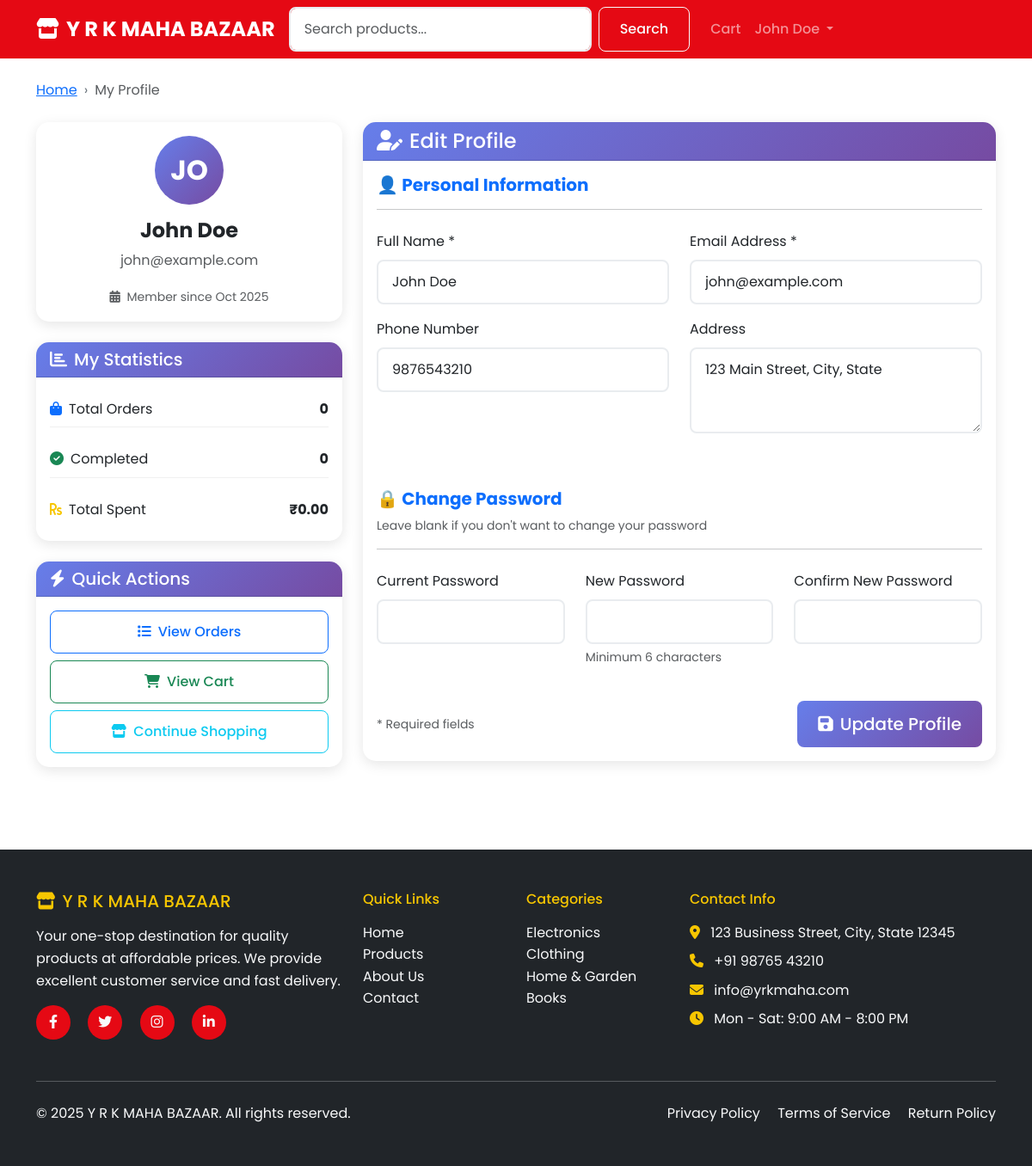
Screenshot of /products/cart/profile.php (signed in) with the database file from the repository.
### tables this page shows
CREATE TABLE users (
    user_id INT AUTO_INCREMENT PRIMARY KEY,
    name VARCHAR(100) NOT NULL,
    email VARCHAR(100) UNIQUE NOT NULL,
    password VARCHAR(255) NOT NULL,
    phone VARCHAR(15),
    address TEXT,
    created_at TIMESTAMP DEFAULT CURRENT_TIMESTAMP,
    is_active BOOLEAN DEFAULT TRUE
);

### includes/functions.php (called while the page is built, shortened)
<?php
function isLoggedIn() {
    return isset($_SESSION['user_id']);
}
function formatPrice($price) {
    return '₹' . number_format($price, 2);
}
function getUserInfo($user_id) {
    global $conn;
    $query = "SELECT * FROM users WHERE user_id = ?";
    $stmt = $conn->prepare($query);
    $stmt->bind_param("i", $user_id);
    $stmt->execute();
    $result = $stmt->get_result();
    return $result->fetch_assoc();
}
?>

### products/cart/profile.php (the view, shortened to what this page needs)
<?php
require_once '../../includes/db_connect.php';
require_once '../../includes/functions.php';
$user_id = $_SESSION['user_id'];
$stats_query = "SELECT
    COUNT(*) as total_orders,
    SUM(total_price) as total_spent,
    COUNT(CASE WHEN status = 'Delivered' THEN 1 END) as completed_orders
    FROM orders
    WHERE user_id = ?";
$stats_stmt = $conn->prepare($stats_query);
$stats_stmt->bind_param("i", $user_id);
$stats_stmt->execute();
$user_stats = $stats_stmt->get_result()->fetch_assoc();
include '../../includes/header.php';
?>
<div class="container py-4">
    <div class="row">
        <div class="col-12">
            <nav aria-label="breadcrumb" class="mb-4">
                <ol class="breadcrumb">
                    <li class="breadcrumb-item"><a href="../../index.php">Home</a></li>
                    <li class="breadcrumb-item active">My Profile</li>
                </ol>
            </nav>
        </div>
    </div>
    <div class="row">
        <div class="col-lg-4 mb-4">
            <div class="card profile-sidebar">
                <div class="card-body text-center">
                    <div class="profile-avatar mb-3">
                        <div class="avatar-circle">
                            <?php echo strtoupper(substr($user_info['name'], 0, 2)); ?>
                        </div>
                    </div>
                    <h4 class="fw-bold"><?php echo htmlspecialchars($user_info['name']); ?></h4>
                    <p class="text-muted"><?php echo htmlspecialchars($user_info['email']); ?></p>
                    <div class="member-since">
                        <small class="text-muted">
                            <i class="fas fa-calendar-alt me-1"></i>
                            Member since <?php echo date('M Y', strtotime($user_info['created_at'])); ?>
                        </small>
                    </div>
                </div>
            </div>
            <div class="card mt-4">
                <div class="card-header">
                    <h5 class="mb-0"><i class="fas fa-chart-bar me-2"></i>My Statistics</h5>
                </div>
                <div class="card-body">
                    <div class="stat-item mb-3">
                        <div class="d-flex justify-content-between align-items-center">
                            <span><i class="fas fa-shopping-bag text-primary me-2"></i>Total Orders</span>
                            <span class="fw-bold"><?php echo $user_stats['total_orders'] ?? 0; ?></span>
                        </div>
                    </div>
                    <div class="stat-item mb-3">
                        <div class="d-flex justify-content-between align-items-center">
                            <span><i class="fas fa-check-circle text-success me-2"></i>Completed</span>
                            <span class="fw-bold"><?php echo $user_stats['completed_orders'] ?? 0; ?></span>
                        </div>
                    </div>
                    <div class="stat-item">
                        <div class="d-flex justify-content-between align-items-center">
                            <span><i class="fas fa-rupee-sign text-warning me-2"></i>Total Spent</span>
                            <span class="fw-bold"><?php echo formatPrice($user_stats['total_spent'] ?? 0); ?></span>
                        </div>
                    </div>
                </div>
            </div>
            <div class="card mt-4">
                <div class="card-header">
                    <h5 class="mb-0"><i class="fas fa-bolt me-2"></i>Quick Actions</h5>
                </div>
                <div class="card-body">
                    <div class="d-grid gap-2">
                        <a href="orders.php" class="btn btn-outline-primary">
                            <i class="fas fa-list me-2"></i>View Orders
                        </a>
                        <a href="../cart/cart.php" class="btn btn-outline-success">
                            <i class="fas fa-shopping-cart me-2"></i>View Cart
                        </a>
                        <a href="../product-list.php" class="btn btn-outline-info">
                            <i class="fas fa-store me-2"></i>Continue Shopping
                        </a>
                    </div>
                </div>
            </div>
        </div>
        <div class="col-lg-8">
            <div class="card">
                <div class="card-header">
                    <h4 class="mb-0"><i class="fas fa-user-edit me-2"></i>Edit Profile</h4>
                </div>
                <div class="card-body">
                    <form method="POST" class="needs-validation" novalidate>
                        <div class="section-header mb-4">
                            <h5 class="fw-bold text-primary">👤 Personal Information</h5>
                            <hr>
                        </div>
                        <div class="row">
                            <div class="col-md-6 mb-3">
                                <label for="name" class="form-label">Full Name *</label>
                                <input type="text" class="form-control" id="name" name="name"
                                       value="<?php echo htmlspecialchars($user_info['name']); ?>" required>
                            </div>
                            <div class="col-md-6 mb-3">
                                <label for="email" class="form-label">Email Address *</label>
                                <input type="email" class="form-control" id="email" name="email"
                                       value="<?php echo htmlspecialchars($user_info['email']); ?>" required>
                            </div>
                        </div>
                        <div class="row">
                            <div class="col-md-6 mb-3">
                                <label for="phone" class="form-label">Phone Number</label>
                                <input type="tel" class="form-control" id="phone" name="phone"
                                       value="<?php echo htmlspecialchars($user_info['phone']); ?>"
                                       placeholder="+91 98765 43210">
                            </div>
                            <div class="col-md-6 mb-3">
                                <label for="address" class="form-label">Address</label>
                                <textarea class="form-control" id="address" name="address" rows="3"
                                          placeholder="Enter your complete address"><?php echo htmlspecialchars($user_info['address']); ?></textarea>
                            </div>
                        </div>
                        <div class="section-header mb-4 mt-5">
                            <h5 class="fw-bold text-primary">🔒 Change Password</h5>
                            <p class="text-muted small">Leave blank if you don't want to change your password</p>
                            <hr>
                        </div>
                        <div class="row">
                            <div class="col-md-4 mb-3">
                                <label for="current_password" class="form-label">Current Password</label>
                                <input type="password" class="form-control" id="current_password" name="current_password">
                            </div>
                            <div class="col-md-4 mb-3">
                                <label for="new_password" class="form-label">New Password</label>
                                <input type="password" class="form-control" id="new_password" name="new_password"
                                       minlength="6">
                                <div class="form-text">Minimum 6 characters</div>
                            </div>
                            <div class="col-md-4 mb-3">
                                <label for="confirm_password" class="form-label">Confirm New Password</label>
                                <input type="password" class="form-control" id="confirm_password" name="confirm_password">
                            </div>
                        </div>
                        <div class="d-flex justify-content-between align-items-center mt-4">
                            <div>
                                <small class="text-muted">* Required fields</small>
                            </div>
                            <div>
                                <button type="submit" class="btn btn-primary btn-lg">
                                    <i class="fas fa-save me-2"></i>Update Profile
                                </button>
                            </div>
                        </div>
                    </form>
                </div>
            </div>
        </div>
    </div>
</div>
<?php include '../../includes/footer.php'; ?>

### includes/header.php (shortened to what this page needs)
<!DOCTYPE html>
<html lang="en">
<head>
    <link href="https://cdn.jsdelivr.net/npm/bootstrap@5.3.0/dist/css/bootstrap.min.css" rel="stylesheet">
    <link rel="stylesheet" href="https://cdnjs.cloudflare.com/ajax/libs/font-awesome/6.4.0/css/all.min.css">
    <link rel="stylesheet" href="assets/css/style.css">
</head>
<body>
    <nav class="navbar navbar-expand-lg navbar-dark bg-primary sticky-top">
        <div class="container">
            <a class="navbar-brand fw-bold" href="index.php">
                <i class="fas fa-store me-2"></i>Y R K MAHA BAZAAR
            </a>
            <div class="collapse navbar-collapse" id="navbarNav">
                <form class="d-flex me-3" method="GET" action="products/product-list.php">
                    <input class="form-control me-2" type="search" name="search" placeholder="Search products..."
                           value="<?php echo isset($_GET['search']) ? htmlspecialchars($_GET['search']) : ''; ?>">
                    <button class="btn btn-outline-light" type="submit">
                        Search
                    </button>
                </form>
                <ul class="navbar-nav">
                    <?php if (isLoggedIn()): ?>
                        <li class="nav-item">
                            <a class="nav-link position-relative" href="cart/cart.php">
                                Cart
                            </a>
                        </li>
                        <li class="nav-item dropdown">
                            <a class="nav-link dropdown-toggle" href="#" id="navbarDropdown" role="button" data-bs-toggle="dropdown">
                                <?php
                                $user_info = getUserInfo($_SESSION['user_id']);
                                echo htmlspecialchars($user_info['name']);
                                ?>
                            </a>
                        </li>
                    <?php endif; ?>
                </ul>
            </div>
        </div>
    </nav>

### assets/css/style.css (style rules this page uses)
* { margin: 0; padding: 0; box-sizing: border-box; }
body { font-family: 'Poppins', sans-serif; line-height: 1.6; color: #333; }
:root { --primary-color: #E50914; --secondary-color: #F7C600; --dark-color: #1a1a1a; --light-color: #f8f9fa; --success-color: #28a745; --danger-color: #dc3545; --warning-color: #ffc107; --info-color: #17a2b8; }
.bg-primary { background-color: var(--primary-color) !important; }
.btn-primary { background-color: var(--primary-color); border-color: var(--primary-color); }
.text-warning { color: var(--secondary-color) !important; }
.navbar-brand { font-size: 1.5rem; font-weight: 700; }
.navbar-nav .nav-link { font-weight: 500; transition: color 0.3s ease; }
.form-control { border-radius: 10px; border: 2px solid #e9ecef; padding: 0.75rem 1rem; transition: border-color 0.3s ease; }
.btn { border-radius: 10px; padding: 0.75rem 1.5rem; font-weight: 500; transition: all 0.3s ease; }
html { scroll-behavior: smooth; -webkit-text-size-adjust: 100%; }
* { -webkit-tap-highlight-color: rgba(229, 9, 20, 0.2); -webkit-touch-callout: none; }
a, button, .btn { -webkit-tap-highlight-color: rgba(229, 9, 20, 0.3); }
body { -webkit-overflow-scrolling: touch; overflow-x: hidden; }

### products/cart/profile.php (style rules this page uses)
.profile-sidebar { border-radius: 15px; box-shadow: 0 4px 15px rgba(0,0,0,0.1); }
.avatar-circle { width: 80px; height: 80px; border-radius: 50%; background: linear-gradient(135deg, #667eea 0%, #764ba2 100%); display: flex; align-items: center; justify-content: center; color: white; font-size: 2rem; font-weight: bold; margin: 0 auto; }
.stat-item { padding: 0.5rem 0; border-bottom: 1px solid #f0f0f0; }
.stat-item:last-child { border-bottom: none; }
.section-header h5 { margin-bottom: 0.5rem; }
.card { border-radius: 15px; box-shadow: 0 4px 15px rgba(0,0,0,0.1); border: none; }
.card-header { background: linear-gradient(135deg, #667eea 0%, #764ba2 100%); color: white; border-radius: 15px 15px 0 0 !important; }
.btn { border-radius: 8px; padding: 0.75rem 1.5rem; font-weight: 500; transition: all 0.3s ease; }
.btn-primary { background: linear-gradient(135deg, #667eea 0%, #764ba2 100%); border: none; }
.form-control { border-radius: 8px; border: 2px solid #e9ecef; padding: 0.75rem 1rem; transition: all 0.3s ease; }
.breadcrumb { background: none; padding: 0; }
.breadcrumb-item + .breadcrumb-item::before { content: "›"; color: #6c757d; }

### rows the page displays
users: name "John Doe", name "JO", email "john@example.com", created_at "Oct 2025", phone "9876543210", address "123 Main Street, City, State"

### other values shown
$user_stats['total_orders'] "0"
$user_stats['completed_orders'] "0"
formatPrice($user_stats['total_spent'] ?? 0) "₹0.00"
